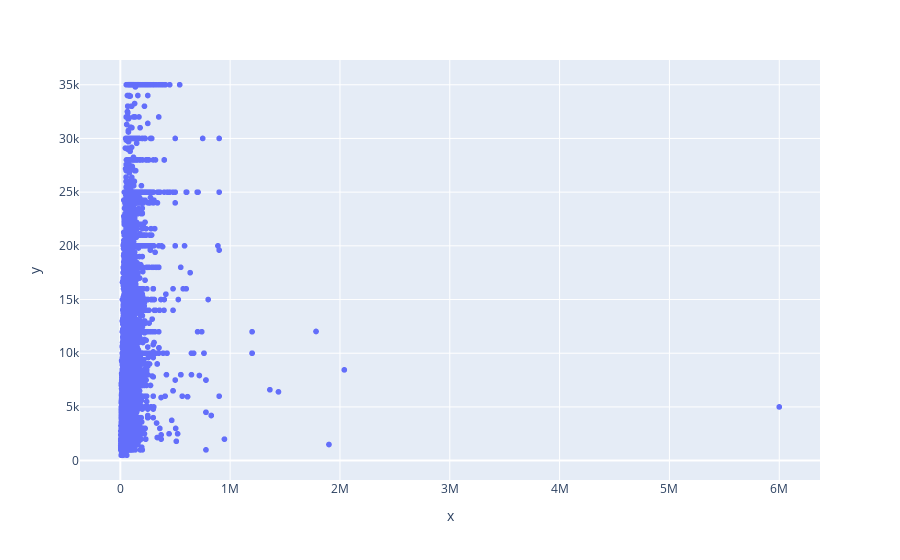

Notebook code cell kept with this figure:
### Code cell
grath = px.scatter(x= credit_base['person_income'], y = credit_base['loan_amnt'])
grath.show()

### Figure 1 — Plotly figure (JSON) as saved in the notebook; plotly's stock layout.template omitted (floating-point values rounded to 4 significant figures; data arrays with more than 128 entries replaced by an {"elided": "..."} marker saying what was removed)
{"data": [{"hovertemplate": "x=%{x}<br>y=%{y}<extra></extra>", "legendgroup": "", "marker": {"color": "#636efa", "symbol": "circle"}, "mode": "markers", "name": "", "showlegend": false, "type": "scattergl", "x": {"elided": "32581 int values"}, "xaxis": "x", "y": {"elided": "32581 int values"}, "yaxis": "y"}], "layout": {"legend": {"tracegroupgap": 0}, "margin": {"t": 60}, "xaxis": {"anchor": "y", "domain": [0, 1], "title": {"text": "x"}}, "yaxis": {"anchor": "x", "domain": [0, 1], "title": {"text": "y"}}}}
